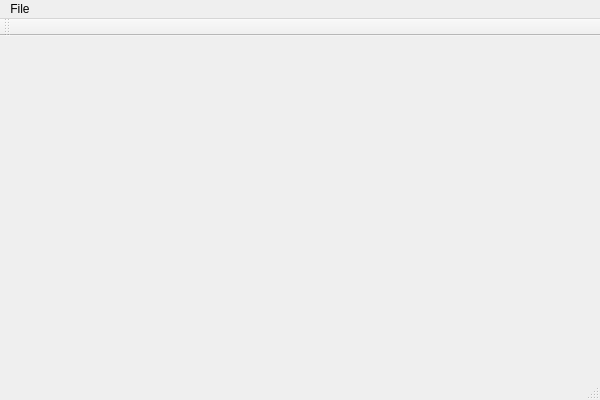
<?xml version="1.0" encoding="UTF-8"?>
<ui version="4.0">
 <class>MainWindowClass</class>
 <widget class="QMainWindow" name="MainWindowClass">
  <property name="geometry">
   <rect>
    <x>0</x>
    <y>0</y>
    <width>600</width>
    <height>400</height>
   </rect>
  </property>
  <property name="sizePolicy">
   <sizepolicy hsizetype="Expanding" vsizetype="Expanding">
    <horstretch>0</horstretch>
    <verstretch>0</verstretch>
   </sizepolicy>
  </property>
  <property name="windowTitle">
   <string>VolumeToLabel</string>
  </property>
  <widget class="QWidget" name="centralWidget"/>
  <widget class="QMenuBar" name="menuBar">
   <property name="geometry">
    <rect>
     <x>0</x>
     <y>0</y>
     <width>600</width>
     <height>23</height>
    </rect>
   </property>
   <widget class="QMenu" name="menuFiel">
    <property name="title">
     <string>File</string>
    </property>
    <widget class="QMenu" name="menuImport">
     <property name="title">
      <string>Import</string>
     </property>
     <addaction name="action_vifo"/>
    </widget>
    <widget class="QMenu" name="menuExport">
     <property name="title">
      <string>Export</string>
     </property>
     <addaction name="action_net"/>
     <addaction name="action_node"/>
    </widget>
    <addaction name="menuImport"/>
    <addaction name="menuExport"/>
   </widget>
   <addaction name="menuFiel"/>
  </widget>
  <widget class="QToolBar" name="mainToolBar">
   <attribute name="toolBarArea">
    <enum>TopToolBarArea</enum>
   </attribute>
   <attribute name="toolBarBreak">
    <bool>false</bool>
   </attribute>
  </widget>
  <widget class="QStatusBar" name="statusBar"/>
  <action name="action_vifo">
   <property name="text">
    <string>*.vifo</string>
   </property>
  </action>
  <action name="action_net">
   <property name="text">
    <string>*.net</string>
   </property>
  </action>
  <action name="action_node">
   <property name="text">
    <string>*.node</string>
   </property>
  </action>
 </widget>
 <layoutdefault spacing="6" margin="11"/>
 <resources>
  <include location="MainWindow.qrc"/>
 </resources>
 <connections/>
</ui>
